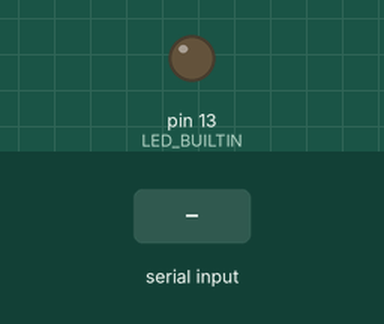
Simulated run of this sketch. Board: Arduino Uno, built with avr-gcc and run on an emulated ATmega328P. On the bench: output pins drawn as LEDs (lit = HIGH). Inputs (shaded band) come from the test bench.

Above: at 1.2 s.
1.3 s: "1" received over Serial
At 1.9 s:
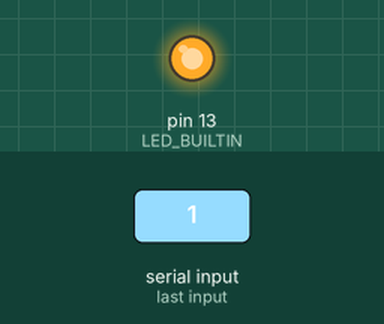
2.8 s: "0" received over Serial
At 4.2 s:
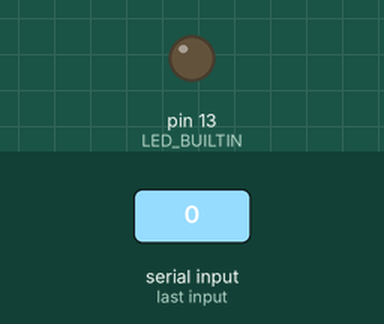
Timing chart, 0 to 5.8 s (numbered marks = the images above; inputs shaded):
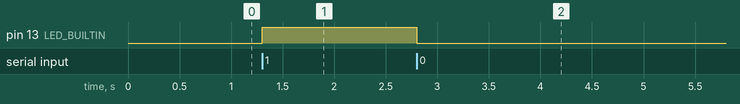

Measured:
- after the input at 1.3 s, pin 13 (LED_BUILTIN): LOW → HIGH at once
- after the input at 2.8 s, pin 13 (LED_BUILTIN): HIGH → LOW at once

The sketch:

serialbutton.ino
```cpp
 // Read in a character from serial.  If it's '1', turn the built-in LED on.  If it's '0', turn it off.

void setup() {
  // Start the serial port
  Serial.begin(9600);
  pinMode(LED_BUILTIN,OUTPUT);
}

void loop() {
  char inputChar;
  inputChar = Serial.read(); // Read in a character

  if (inputChar == '1') {    // If it's a '1', turn on the LED
    digitalWrite(LED_BUILTIN,HIGH);
  }
  if (inputChar == '0') {    // If it's a '0', turn off the LED
      digitalWrite(LED_BUILTIN,LOW);
  }
}
```
